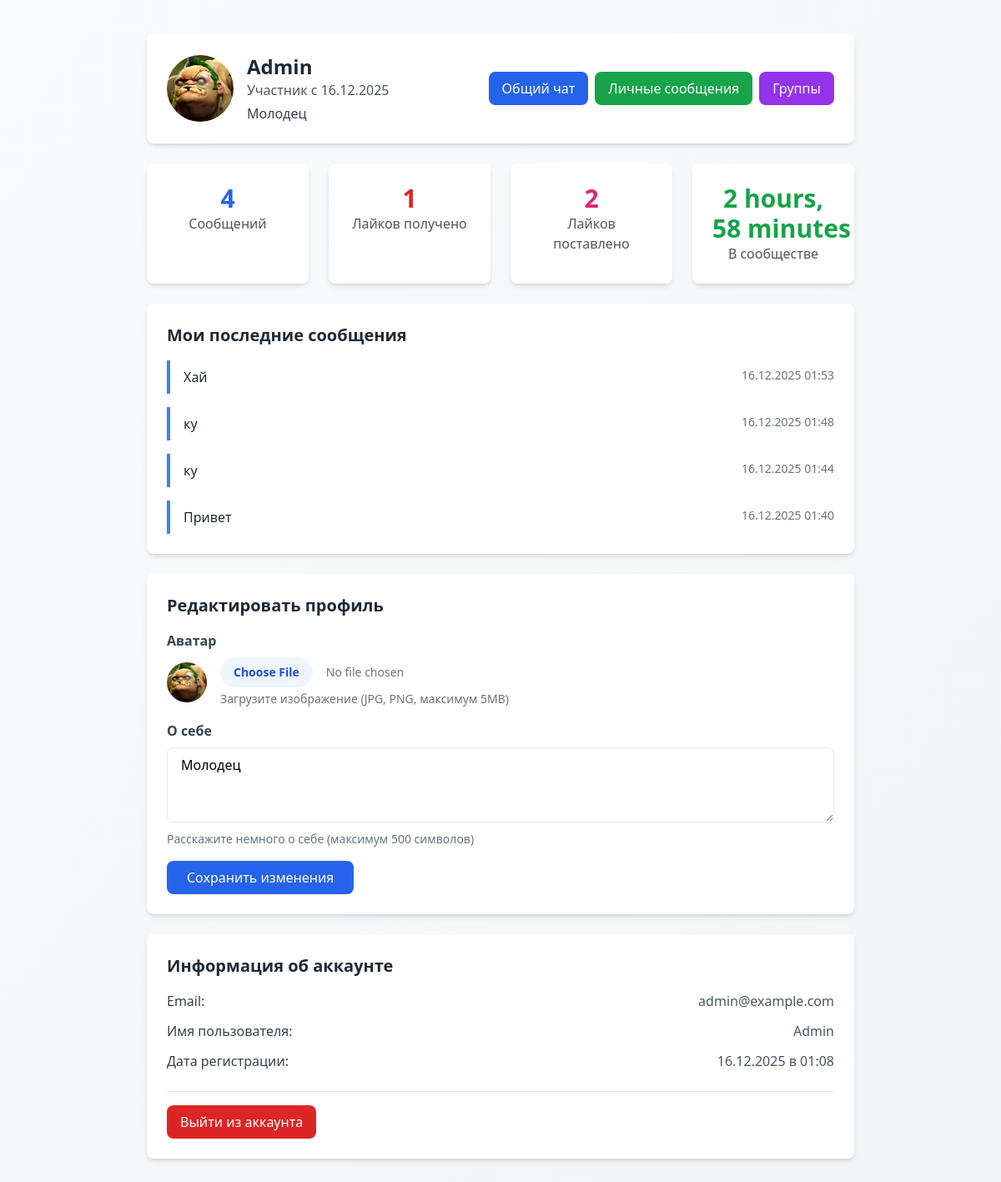
The page /chat/profile/ (signed in) on the database its author committed.
### chat/models.py (models this page shows, shortened)
class UserProfile(models.Model):
    user = models.OneToOneField(User, on_delete=models.CASCADE)
    avatar = models.ImageField(upload_to='avatars/', blank=True, null=True)
    bio = models.TextField(max_length=500, blank=True)
    def get_likes_count(self):
        return self.user.received_likes.count()
    def get_given_likes_count(self):
        return self.user.given_likes.count()

class Message(models.Model):
    user = models.ForeignKey(User, on_delete=models.CASCADE)
    content = models.TextField()
    timestamp = models.DateTimeField(auto_now_add=True)

### chat/views.py (the view)
# urls.py: path('profile/', views.profile, name='profile'),
@login_required
def profile(request):
    profile, created = UserProfile.objects.get_or_create(user=request.user)
    user_messages = Message.objects.filter(user=request.user).order_by('-timestamp')[:50]
    total_messages = Message.objects.filter(user=request.user).count()
    if request.method == 'POST':
        form = ProfileForm(request.POST, request.FILES, instance=profile)
        if form.is_valid():
            form.save()
            messages.success(request, 'Профиль успешно обновлен!')
            return redirect('profile')
    else:
        form = ProfileForm(instance=profile)
    context = {
        'profile': profile,
        'form': form,
        'user_messages': user_messages,
        'total_messages': total_messages,
        'join_date': request.user.date_joined,
    }
    return render(request, 'chat/profile.html', context)

### chat/views.py
class ProfileForm(ModelForm):
    class Meta:
        model = UserProfile
        fields = ['avatar', 'bio']
        widgets = {
            'bio': forms.Textarea(attrs={
                'class': 'w-full px-4 py-2 border rounded-lg focus:outline-none focus:ring-2 focus:ring-blue-500',
                'rows': 3,
                'placeholder': 'Расскажите немного о себе...'
            }),
            'avatar': forms.FileInput(attrs={
                'class': 'block w-full text-sm text-gray-500 file:mr-4 file:py-2 file:px-4 file:rounded-full file:border-0 file:text-sm file:font-semibold file:bg-blue-50 file:text-blue-700 hover:file:bg-blue-100'
            })
        }

### templates/chat/profile.html (shortened to what this page needs)
{% extends 'base.html' %}
{% load static %}
{% block content %}
<div class="max-w-4xl mx-auto p-6">
    <div class="bg-white rounded-lg shadow-md p-6 mb-6">
        <div class="flex flex-col sm:flex-row sm:items-center sm:justify-between space-y-4 sm:space-y-0">
            <div class="flex flex-col sm:flex-row sm:items-center space-y-4 sm:space-y-0 sm:space-x-4">
                {% if profile.avatar %}
                    <img src="{{ profile.avatar.url }}" alt="Аватар" class="w-20 h-20 rounded-full object-cover mx-auto sm:mx-0 flex-shrink-0">
                {% else %}
                    <div class="w-20 h-20 bg-blue-600 rounded-full flex items-center justify-center text-white text-2xl font-bold mx-auto sm:mx-0 flex-shrink-0">
                        {{ user.username|first|upper }}
                    </div>
                {% endif %}
                <div class="text-center sm:text-left">
                    <h1 class="text-2xl font-bold text-gray-800">{{ user.username }}</h1>
                    <p class="text-gray-600">Участник с {{ join_date|date:"d.m.Y" }}</p>
                    {% if profile.bio %}
                        <p class="text-gray-700 mt-1 max-w-md">{{ profile.bio }}</p>
                    {% endif %}
                </div>
            </div>
            <div class="flex flex-wrap gap-2 justify-center sm:justify-end">
                <a href="{% url 'room' %}" class="bg-blue-600 text-white px-4 py-2 rounded-lg hover:bg-blue-700 transition whitespace-nowrap">
                    Общий чат
                </a>
                <a href="{% url 'private_chats' %}" class="bg-green-600 text-white px-4 py-2 rounded-lg hover:bg-green-700 transition whitespace-nowrap">
                    Личные сообщения
                </a>
                <a href="{% url 'groups_list' %}" class="bg-purple-600 text-white px-4 py-2 rounded-lg hover:bg-purple-700 transition whitespace-nowrap">
                    Группы
                </a>
            </div>
        </div>
    </div>
    <div class="grid grid-cols-1 md:grid-cols-4 gap-6 mb-6">
        <div class="bg-white rounded-lg shadow-md p-6 text-center">
            <div class="text-3xl font-bold text-blue-600">{{ total_messages }}</div>
            <div class="text-gray-600">Сообщений</div>
        </div>
        <div class="bg-white rounded-lg shadow-md p-6 text-center">
            <div class="text-3xl font-bold text-red-600">{{ profile.get_likes_count }}</div>
            <div class="text-gray-600">Лайков получено</div>
        </div>
        <div class="bg-white rounded-lg shadow-md p-6 text-center">
            <div class="text-3xl font-bold text-pink-600">{{ profile.get_given_likes_count }}</div>
            <div class="text-gray-600">Лайков поставлено</div>
        </div>
        <div class="bg-white rounded-lg shadow-md p-6 text-center">
            <div class="text-3xl font-bold text-green-600">{{ join_date|timesince }}</div>
            <div class="text-gray-600">В сообществе</div>
        </div>
    </div>
    <div class="bg-white rounded-lg shadow-md p-6">
        <h2 class="text-xl font-bold text-gray-800 mb-4">Мои последние сообщения</h2>
        {% if user_messages %}
            <div class="space-y-4">
                {% for message in user_messages %}
                    <div class="border-l-4 border-blue-500 pl-4 py-2">
                        <div class="flex justify-between items-start">
                            <p class="text-gray-800">{{ message.content }}</p>
                            <span class="text-sm text-gray-500 ml-4">{{ message.timestamp|date:"d.m.Y H:i" }}</span>
                        </div>
                    </div>
                {% endfor %}
            </div>
        {% else %}
            <div class="text-center text-gray-500 py-8">
                <p>Вы еще не отправили ни одного сообщения</p>
                <a href="{% url 'room' %}" class="text-blue-600 hover:underline">Начать общение</a>
            </div>
        {% endif %}
    </div>
    <div class="bg-white rounded-lg shadow-md p-6 mt-6">
        <h2 class="text-xl font-bold text-gray-800 mb-4">Редактировать профиль</h2>
        <form method="post" enctype="multipart/form-data" class="space-y-4">
            <div>
                <label class="block text-gray-700 font-semibold mb-2">Аватар</label>
                <div class="flex items-center space-x-4">
                    {% if profile.avatar %}
                        <img src="{{ profile.avatar.url }}" alt="Текущий аватар" class="w-12 h-12 rounded-full object-cover">
                    {% else %}
                        <div class="w-12 h-12 bg-gray-300 rounded-full flex items-center justify-center text-gray-600">
                            {{ user.username|first|upper }}
                        </div>
                    {% endif %}
                    <div>
                        {{ form.avatar }}
                        <p class="text-sm text-gray-500 mt-1">Загрузите изображение (JPG, PNG, максимум 5MB)</p>
                    </div>
                </div>
            </div>
            <div>
                <label class="block text-gray-700 font-semibold mb-2">О себе</label>
                {{ form.bio }}
                <p class="text-sm text-gray-500 mt-1">Расскажите немного о себе (максимум 500 символов)</p>
            </div>
            <button type="submit" class="bg-blue-600 text-white px-6 py-2 rounded-lg hover:bg-blue-700 transition">
                Сохранить изменения
            </button>
        </form>
    </div>
    <div class="bg-white rounded-lg shadow-md p-6 mt-6">
        <h2 class="text-xl font-bold text-gray-800 mb-4">Информация об аккаунте</h2>
        <div class="space-y-3">
            <div class="flex justify-between items-center">
                <span class="text-gray-700">Email:</span>
                <span class="text-gray-600">{{ user.email|default:"Не указан" }}</span>
            </div>
            <div class="flex justify-between items-center">
                <span class="text-gray-700">Имя пользователя:</span>
                <span class="text-gray-600">{{ user.username }}</span>
            </div>
            <div class="flex justify-between items-center">
                <span class="text-gray-700">Дата регистрации:</span>
                <span class="text-gray-600">{{ join_date|date:"d.m.Y в H:i" }}</span>
            </div>
        </div>
        <div class="mt-6 pt-4 border-t">
            <form method="post" action="{% url 'logout' %}" style="display: inline;">
                <button type="submit" class="bg-red-600 text-white px-4 py-2 rounded-lg hover:bg-red-700 transition">
                    Выйти из аккаунта
                </button>
            </form>
        </div>
    </div>
</div>
{% endblock %}

### rows shown on the page
UserProfile: avatar (picture), bio "Молодец", get_likes_count "1", get_given_likes_count "2"
Message: content "Хай", timestamp "16.12.2025 01:53"
Message: content "ку", timestamp "16.12.2025 01:48"
Message: content "ку", timestamp "16.12.2025 01:44"
Message: content "Привет", timestamp "16.12.2025 01:40"

### other values the page prints
{{ user.username }} "Admin"
{{ join_date|date:"d.m.Y" }} "16.12.2025"
{{ total_messages }} "4"
{{ join_date|timesince }} "2 hours, 58 minutes"
{{ user.email|default:"Не указан" }} "admin@example.com"
{{ join_date|date:"d.m.Y в H:i" }} "16.12.2025 в 01:08"
